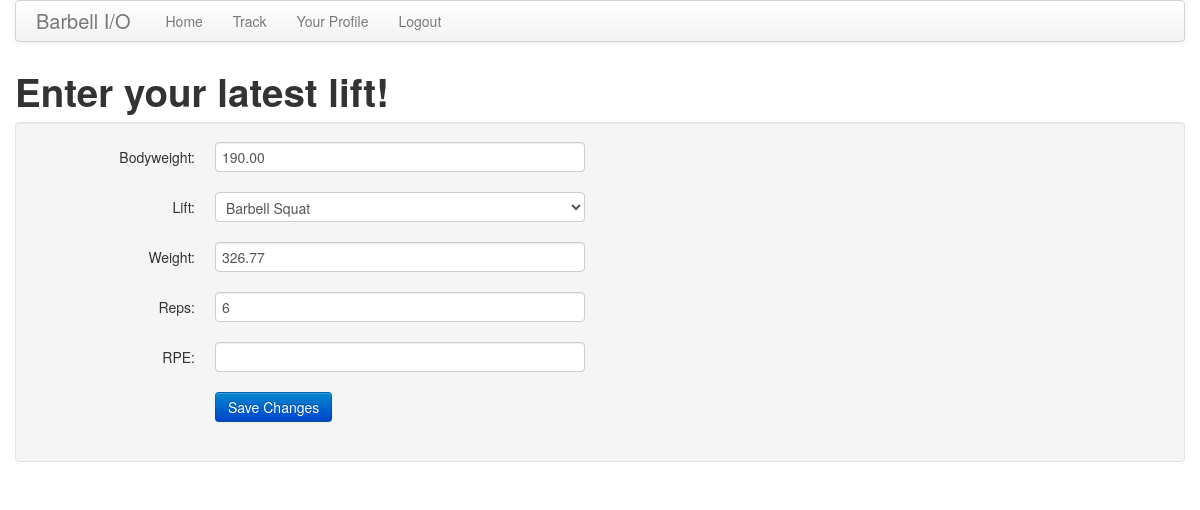
/user/dario_yahoo_dos/workouts/edit/59 (signed in), run on the app's committed database.
### app/models.py (models this page shows, shortened)
class LiftEntry(db.Model):
    id = db.Column(db.Integer, primary_key=True)
    lift = db.Column(db.String(128))
    bw = db.Column(db.Float)
    weight = db.Column(db.Float)
    reps = db.Column(db.Integer)
    rpe = db.Column(db.Float)
    timestamp = db.Column(db.DateTime)
    user_id = db.Column(db.Integer, db.ForeignKey('user.id'))

### app/views.py (the view, shortened to what this page needs)
@app.route('/user/<username>/workouts/edit/<lift_id>', methods=['GET', 'POST'])
@login_required
def user_workouts_edit(username, lift_id):
    user = User.query.filter_by(username=username).first()
    if user == None:
        flash('User %s not found.' % username)
        return redirect(url_for('user_workouts', username=username))
    if user.id != g.user.id:
        flash('No deleting data that\'s not yours!')
        return redirect(url_for('user_workouts', username=username))
    form = TrackSetForm()
    liftQueryToEdit = LiftEntry.query.filter_by(id=lift_id)
    liftToEdit = liftQueryToEdit.first()
    if liftToEdit is not None:
        if liftToEdit.user_id != g.user.id:
            flash('No deleting data that\'s not yours!')
            return redirect(url_for('user_workouts', username=username))
        else:
            form.lift.data = liftToEdit.lift
            form.bw.data = liftToEdit.bw
            form.weight.data = liftToEdit.weight
            form.reps.data = liftToEdit.reps
    return render_template('track.html', form=form, title='Edit Workout')

### app/forms.py
class TrackSetForm(Form):
    bw = DecimalField('bw')
    lift = SelectField('lift', choices=[(choice, choice) for choice in lift_choices], validators=[DataRequired()])
    weight = DecimalField('weight', validators=[DataRequired()])
    reps = IntegerField('reps', validators=[DataRequired()])
    rpe = DecimalField('rpe', validators=[Optional()])

### app/models.py (called while the page is built)
    @property
    def is_authenticated(self):
        return True

    def __repr__(self):
        return '<User %r>' % (self.username)

### app/views.py (called while the page is built)
@app.before_request
def before_request():
    g.user = current_user
    print('Current user: ' + str(g.user))
    if g.user.is_authenticated:
        g.user.last_seen = datetime.utcnow()
        db.session.add(g.user)
        db.session.commit()

@lm.user_loader
def load_user(id):
    return User.query.get(int(id))

### app/templates/track.html (shortened to what this page needs)
{% extends "base.html" %}
{% block content %}
<h1>Enter your latest lift!</h1>
<div class="well">
    <form class="form-horizontal" action="" method="post" name="edit">
        <div class="control-group{% if form.errors.post %} error{% endif %}">
            <label class="control-label" for="bw">Bodyweight:</label>
            <div class="controls">
                {{ form.bw(class="span4") }}
            </div>
        </div>
        <div class="control-group{% if form.errors.post %} error{% endif %}">
            <label class="control-label" for="lift">Lift:</label>
            <div class="controls">
                {{ form.lift(class = "span4") }}
            </div>
        </div>
        <div class="control-group{% if form.errors.post %} error{% endif %}">
            <label class="control-label" for="weight">Weight:</label>
            <div class="controls">
                {{ form.weight(class="span4") }}
            </div>
        </div>
        <div class="control-group{% if form.errors.post %} error{% endif %}">
            <label class="control-label" for="reps">Reps:</label>
            <div class="controls">
                {{ form.reps(class="span4") }}
            </div>
        </div>
        <div class="control-group{% if form.errors.post %} error{% endif %}">
            <label class="control-label" for="rpe">RPE:</label>
            <div class="controls">
                {{ form.rpe(class="span4") }}
            </div>
        </div>
        <div class="control-group">
            <div class="controls">
                <input class="btn btn-primary" type="submit" value="Save Changes">
            </div>
        </div>
    </form>
</div>
{% endblock %}

### data on the page
LiftEntry: bw "190.00", lift "Barbell Squat", weight "326.77", reps "6"
